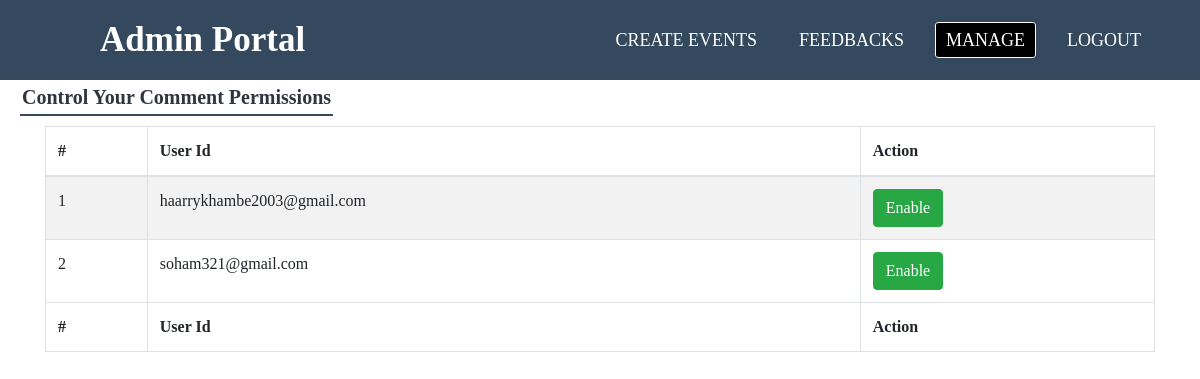
The page /admin/manage-users.php (signed in) on the database as committed earlier.
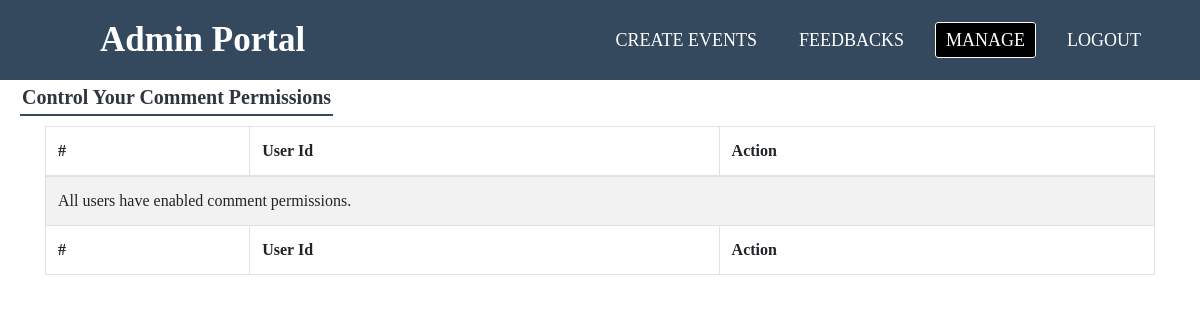
The same page on the database as committed later.
### tables this page shows
CREATE TABLE `credentials` (
  `userId` varchar(255) NOT NULL COMMENT 'email-id',
  `password` varchar(255) NOT NULL,
  `usertype` varchar(50) NOT NULL,
  `fenable` tinyint(1) NOT NULL COMMENT 'feedback enable/disable'
);

### admin/manage-users.php (the view, shortened to what this page needs)
<!DOCTYPE html>
<html lang="en">
<head>
	<link rel="stylesheet" href="https://cdn.jsdelivr.net/npm/bootstrap@4.0.0/dist/css/bootstrap.min.css">
	<?php require 'partials/a-navbar.php'?>
</head>
<body>
<?php
 require '../partials/dbconn.php';
$sql = "SELECT userId FROM credentials WHERE fenable = 0";
$result = mysqli_query($conn, $sql);
?>
<div class="box1">
		<label class="title">Control Your Comment Permissions</label>
 	</div>
<div class="container" >
 	<div class="table-responsive">
 		<table id="mytable" class="table table-striped table-bordered text-nowrap" style="width: 100%;">
 			<thead>
 				<tr>
 					<th>#</th>
 					<th>User Id</th>
 					<th>Action</th>
 				</tr>
 			</thead>
 			<tbody>
 				 <?php
                if (mysqli_num_rows($result) > 0) {
                    $count = 1;
                    while ($row = mysqli_fetch_assoc($result)) {
                        echo "<tr>";
                        echo "<td>" . $count++ . "</td>";
                        echo "<td>" . $row['userId'] . "</td>";
                        echo '<td><button type="button" class="btn btn-success enable-btn" value="'.$row['userId'].'">Enable</button></td>';
                        echo "</tr>";
                    }
                } else {
                    echo "<tr><td colspan='3'>All users have enabled comment permissions.</td></tr>";
                }
                ?>
 			</tbody>
 			<tfoot>
 				<tr>
 					<th>#</th>
 					<th>User Id</th>
 					<th>Action</th>
 				</tr>
 			</tfoot>
 		</table>
 	</div>
 </div>
</body>
</html>

Rows that differ between the two databases and show on the page:
removed credentials: userId "haarrykhambe2003@gmail.com"
no longer on this page (row edited): credentials: userId "soham321@gmail.com"
Other text that changed with them:
text now shown: "All users have enabled comment permissions."
